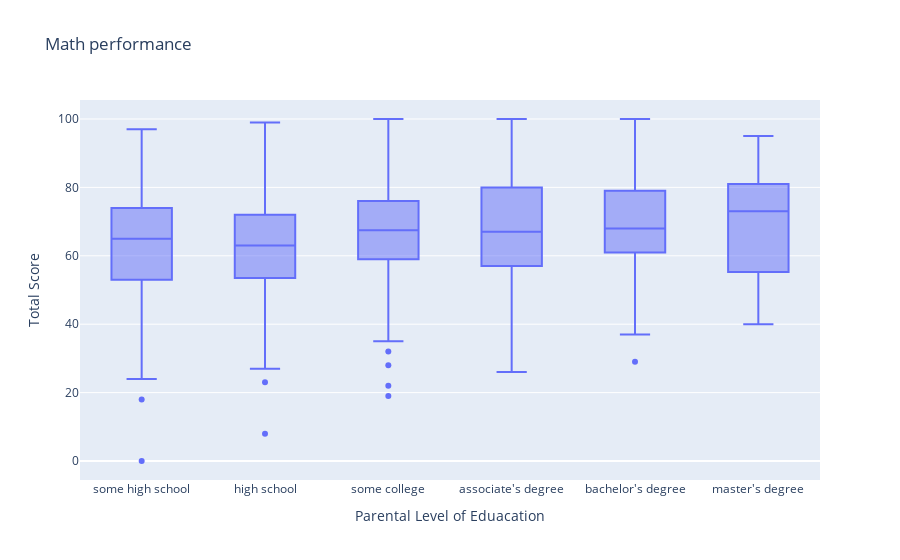

The notebook cell saved with this chart:
### Markdown cell above
As shown in the bar graph we can see that while the parents level of education doesnt limit the potential to score high on the exam, there is a steady increase in the minimum score for the students in each education level and that the mean score does tend to rise as the parents level of education increases. Considering this information, we can infer that as the parental level of education of each students rises, the student has a higher chance of recieving a higher overall score on their exam

### Code cell
fig = px.box(
    DF_ruben,
    x='parental level of education',  
    y='math score',  
    title='Math performance',
    
)
fig.update_layout(
    xaxis_title='Parental Level of Eduacation',
                  yaxis_title='Total Score',
    xaxis=dict(
        categoryorder="array",
        categoryarray=order  
    )
)

fig.show()

### Figure 1 — Plotly figure (JSON) as saved in the notebook; plotly's stock layout.template omitted (floating-point values rounded to 4 significant figures; data arrays with more than 128 entries replaced by an {"elided": "..."} marker saying what was removed)
{"data": [{"alignmentgroup": "True", "hovertemplate": "parental level of education=%{x}<br>math score=%{y}<extra></extra>", "legendgroup": "", "marker": {"color": "#636efa"}, "name": "", "notched": false, "offsetgroup": "", "orientation": "v", "showlegend": false, "type": "box", "x": {"elided": "1000 str values"}, "x0": " ", "xaxis": "x", "y": {"elided": "1000 int values"}, "y0": " ", "yaxis": "y"}], "layout": {"autosize": true, "boxmode": "group", "legend": {"tracegroupgap": 0}, "title": {"text": "Math performance"}, "xaxis": {"anchor": "y", "autorange": true, "categoryarray": ["some high school", "high school", "some college", "associate's degree", "bachelor's degree", "master's degree"], "categoryorder": "array", "domain": [0, 1], "range": [-0.5, 5.5], "title": {"text": "Parental Level of Eduacation"}, "type": "category"}, "yaxis": {"anchor": "x", "autorange": true, "domain": [0, 1], "range": [-5.556, 105.6], "title": {"text": "Total Score"}, "type": "linear"}}}
